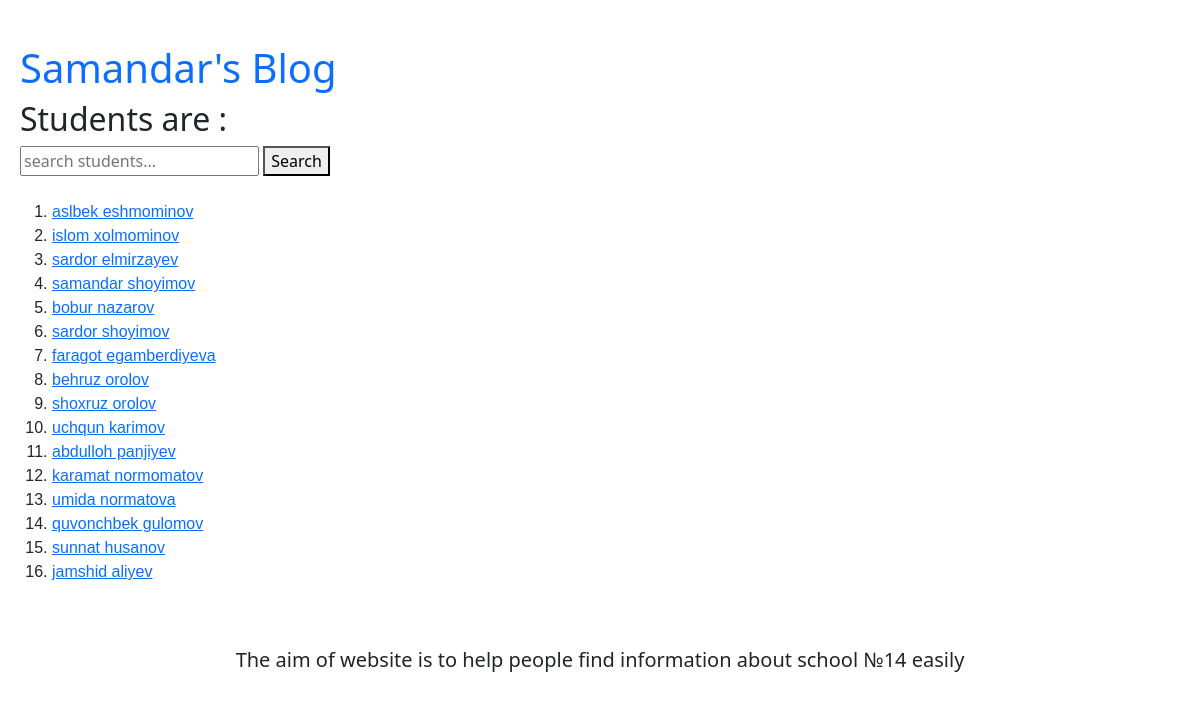
The page /students/ on the database its author committed.
### schoolapp/models.py (models this page shows, shortened)
class Students(models.Model):
  first_name = models.CharField(max_length=50)
  last_name = models.CharField(max_length=50)
  grade = models.IntegerField(default=1)
  age = models.IntegerField(default=6)
  def __str__(self):
    return self.first_name + '  ' + self.last_name

### schoolapp/views.py (the view)
# urls.py: path('students/', StudentsView.as_view(), name='students_list'),
class StudentsView(ListView):
  def get(self, request):
    students = Students.objects.all()
    if students:
      search = request.GET.get('search')
      if search:
        if Students.objects.filter(first_name__contains=search):
          students = Students.objects.filter(first_name__contains=search)
        elif Students.objects.filter(last_name__contains=search):
          students = Students.objects.filter(last_name__contains=search)
        else:
          students = Students.objects.all()
        return render(request, 'students_list.html', {'students':students, 'search':search})
      else:
        students = Students.objects.all()
        return render(request, 'students_list.html', {'students':students})
    else:
      return HttpResponse('There is no students')

### templates/students_list.html (shortened to what this page needs)
{% extends 'base.html' %}
{% block content %}
</head>
<body>
  <h2> Students are : </h2>
  <form>
    <input name="search" value="{{search}}" placeholder="search students...">
    <button class="student_bt" type="submit">Search</button>
  </form>
  <br>
  <ol>
      {% for student in students %}
      <li> <a href="{% url 'student_detail' student.pk %}">  {{student}} </a> </li>
      {% endfor %}
  </ol>
  {% endblock %}

### templates/base.html (shortened to what this page needs)
{% load static %}
<!DOCTYPE html>
<html lang="uz">
<head>
  <link rel="stylesheet" href="{% static 'styles.css' %}">
  <link href="https://cdn.jsdelivr.net/npm/bootstrap@5.1.3/dist/css/bootstrap.min.css" rel="stylesheet">
</head>
<body>
  <header>
    <br>
    <h1 id="logo"> <a class="logo" href="{% url 'home' %}"> Samandar's Blog </a> </h1>
  </header>
    {% block content %}
    {% endblock content %}
    <br>
    <br>
    <footer>
      <h5 class="aim">The aim of website is to help people find information about school №14 easily</h5>
    </footer>
</body>
</html>

### static/styles.css (style rules this page uses)
.logo { text-decoration: none; }
a { text-decoration: none; }
ol { font-family: Verdana, Geneva, Tahoma, sans-serif; }
body { padding: 20px; }
.aim { text-align: center; }

### rows shown on the page
Students: first_name+last_name "aslbek eshmominov"
Students: first_name+last_name "islom xolmominov"
Students: first_name+last_name "sardor elmirzayev"
Students: first_name+last_name "samandar shoyimov"
Students: first_name+last_name "bobur nazarov"
Students: first_name+last_name "sardor shoyimov"
Students: first_name+last_name "faragot egamberdiyeva"
Students: first_name+last_name "behruz orolov"
Students: first_name+last_name "shoxruz orolov"
Students: first_name+last_name "uchqun karimov"
Students: first_name+last_name "abdulloh panjiyev"
Students: first_name+last_name "karamat normomatov"
Students: first_name+last_name "umida normatova"
Students: first_name+last_name "quvonchbek gulomov"
Students: first_name+last_name "sunnat husanov"
Students: first_name+last_name "jamshid aliyev"
